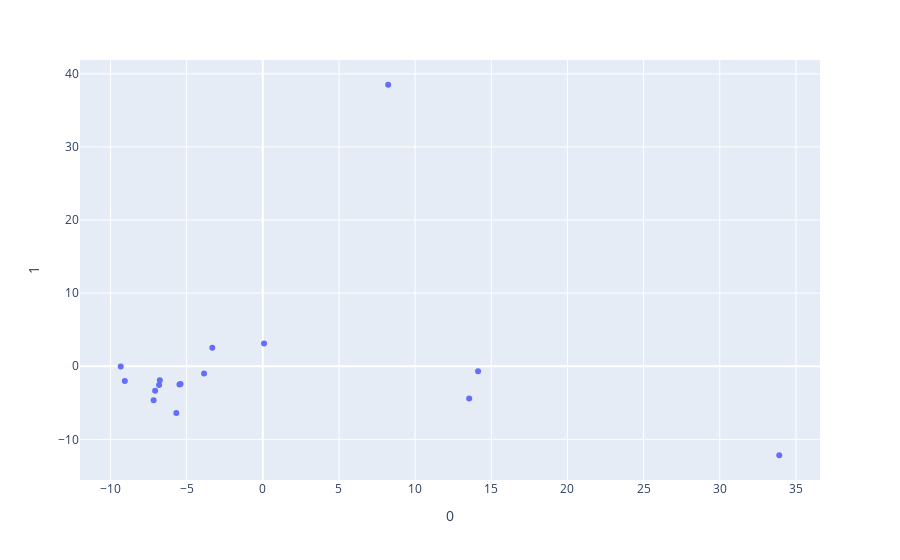

Source (notebook cell):
### Code cell
# Plotting from "https://www.jcchouinard.com/pca-with-python/"
# Reduce from 4 to 2 features with PCA
pca = PCA(n_components=2)
pca_features = pca.fit_transform(X_scaled)

# Create dataframe
pca_df = pd.DataFrame(
    data=pca_features, 
    columns=['PC1', 'PC2'])
 
# map target names to PCA features   
target_names = {
    0:'setosa',
    1:'versicolor', 
    2:'virginica'
}
 
pca_df['target'] = y
pca_df['target'] = pca_df['target'].map(target_names)
 
pca_df.head()

### Figure 1 — Plotly figure (JSON) as saved in the notebook; plotly's stock layout.template omitted (floating-point values rounded to 4 significant figures)
{"data": [{"hovertemplate": "0=%{x}<br>1=%{y}<extra></extra>", "legendgroup": "", "marker": {"color": "#636efa", "symbol": "circle"}, "mode": "markers", "name": "", "orientation": "v", "showlegend": false, "type": "scatter", "x": [-3.855, -7.166, -5.471, -9.326, -5.679, -6.809, -7.069, -3.313, 8.234, 14.13, 13.55, 33.91, -6.761, 0.08269, -5.399, -9.058], "xaxis": "x", "y": [-0.9919, -4.667, -2.514, -0.04669, -6.412, -2.569, -3.349, 2.522, 38.5, -0.6729, -4.415, -12.17, -1.901, 3.121, -2.414, -2.018], "yaxis": "y"}], "layout": {"legend": {"tracegroupgap": 0}, "margin": {"t": 60}, "xaxis": {"anchor": "y", "domain": [0, 1], "title": {"text": "0"}}, "yaxis": {"anchor": "x", "domain": [0, 1], "title": {"text": "1"}}}}
